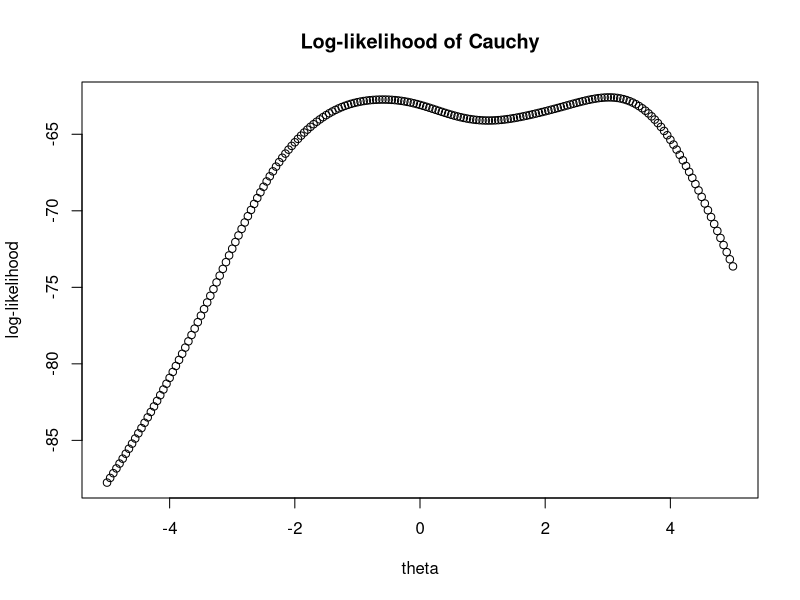

Here is the R script that generated this plot:
## va
x1 <- c(1.77, -0.23, 2.76, 3.80, 3.47, 56.75, -1.34, 4.24, -2.44,
       3.29, 3.71, -2.40, 4.53, -0.07, -1.05, -13.87, -2.53, -1.75)
StartPoints <- c(-11, -1, 0, 1.5, 4, 4.7, 7, 8, 38)
alphas <- c(1, 0.64, 0.25)

## lodaing package
library(ggplot2)

## Problem 1.b 
# loglikelihood
Theta_value <- seq(-5, 5, by=0.05)

loglik_cauchy <- function(theta, x = x1){
  # theta : location
  # x : a vector with samples
  n <- length(x)
  term <- 0
  for(i in 1:n){
    term <- term + log(1+(theta-x[i])^2)
  }
#  a <- log(1+(theta-x1)^2)
  ll_cauchy <- -n*log(pi)- term
  ll_cauchy
}

LogLik_plot <- sapply(Theta_value, function(theta) loglik_cauchy(theta, x = x1))
# df <- data.frame(Theta_value, LogLik_plot)
# g <- ggplot(df, aes(Theta_value, LogLik_plot))
# plot log-likelihood
plot(Theta_value, LogLik_plot,xlab = "theta",ylab = "log-likelihood",
     main = "Log-likelihood of Cauchy")

ObjectFun <- function(theta){
  -1*loglik_cauchy(theta)  #nlminb is finding minimum value, then multiply by -1
}

#Newton-Raphson
# z = nlminb(-11, ObjectFun)
mytab <- sapply(c(StartPoints, mean(x1)), function(x0) nlminb(x0,ObjectFun))
# colnames(mytab) <- c(StartPoints, mean(x1))
# dimnames(mytab) <- list(c("theta","objective","convergence","iterations",
#                          "evaluations","mesage"),c(StartPoints, mean(x1)))
theta1.b <-  mytab[1,1]
itel1.b <-  mytab[4,1]
for (i in 1:9) {
  theta1.b <-  c(theta1.b, mytab[1,i+1])
  itel1.b <-  c(itel1.b, mytab[4,i+1])
}
mytab1.b <- cbind(theta1.b,itel1.b)
# names(theta1.b) <- list(-11, -1, 0, 1.5, 4, 4.7, 7, 8, 38, "mean(x1)")
# names(itel1.b) <- list(-11, -1, 0, 1.5, 4, 4.7, 7, 8, 38, "mean(x1)")
#mytab1.b <- data.frame(`Starts` = c(StartPoints, mean(x1)) , `Theta`= theta1.b, 
#                       `Iteration` = itel1.b, stringsAsFactors = FALSE, check.names = FALSE)

## Problem 1.c fixed point iterations
#l'(\theta)
logLik_1st <- function(theta, x = x1){
  n <- length(x)
  term <- 0
  for(i in 1:n){
    term <- term + (theta-x1[i])/(1+(theta-x[i])^2)
  }
  -2*term
}

# G = alpha*l'(theta)+theta
G <- function(theta, alpha, x = x1){
  alpha*logLik_1st(theta, x = x1) + theta
}

myIterator <- function(theta_init, f, eps = 1e-06, itmax = 1000, verbose = FALSE, 
                       ...) {
  theta_old <- theta_init
  itel <- 1
  repeat {
    #theta_t+1 = G
    theta_new <- f(theta_old, ...)
    #if (verbose) 
    #  cat("Iteration: ", formatC(itel, width = 3, format = "d"), "theta_old: ", 
    #      formatC(theta_old, digits = 8, width = 12, format = "f"), "theta_new: ", 
    #      formatC(theta_new, digits = 8, width = 12, format = "f"), "\n")
    if ((abs(theta_old - theta_new) < eps) || (itel == itmax)) {
      return(c(theta_new, itel))
    }
    theta_old <- theta_new
    itel <- itel + 1
  }
}
# test
# sy <- myIterator(-11, G, eps = 1e-06, itmax = 10000, verbose = TRUE, alpha = 1)
mytab1.c_theta <- matrix(NA, length(StartPoints), length(alphas))
mytab1.c_itel <- matrix(NA, length(StartPoints), length(alphas))

for (i in 1:length(StartPoints)) {
  theta_init <- StartPoints[i]
  for (j in 1:length(alphas)) {
    alpha <- alphas[j]
     sy <- myIterator(theta_init, G, eps = 1e-06, itmax = 1000, verbose = TRUE, alpha,
                      x = x1)
     mytab1.c_theta[i,j] <- sy[1]
     mytab1.c_itel[i,j] <- sy[2]
  }
}
mytab1.c <- data.frame('theta' = mytab1.c_theta, 'iteration' = mytab1.c_itel,
                       stringsAsFactors = FALSE, check.names = FALSE )
## Problem 1.d Fisher Scoring + Newton
#Fisher scoring
I <- length(x1)/2
mytab1.d_theta <- rep(NA, length(StartPoints))
mytab1.d_itel <- rep(NA, length(StartPoints))
myFisher <- function(theta_init, f, fisher_value, eps = 1e-06, itmax = 1000, verbose = FALSE, 
                     ...) {
  theta_old <- theta_init
  itel <- 1
  repeat {
    #theta_t+1 = theta_t + l'(theta)/I
    theta_new <- theta_old + f(theta_old, ...)/fisher_value
    if ((abs(theta_old - theta_new) < eps) || (itel == itmax)) {
      return(c(theta_new, itel))
    }
    theta_old <- theta_new
    itel <- itel + 1
  }
}

for (i in 1:length(StartPoints)) {
  theta_initd <- StartPoints[i]
  sy <- myFisher(theta_initd, logLik_1st, I, eps = 1e-06, itmax = 1000, verbose = TRUE,
                   x = x1)
  mytab1.d_theta[i] <- sy[1]
  mytab1.d_itel[i] <- sy[2]
}
mytab1.d <- data.frame('theta' = mytab1.d_theta, 'iteration' = mytab1.d_itel,
                       stringsAsFactors = FALSE, check.names = FALSE )
#Newton
mytab1.d.withNewton <- sapply(mytab1.d_theta, function(x0) nlminb(x0,ObjectFun))

